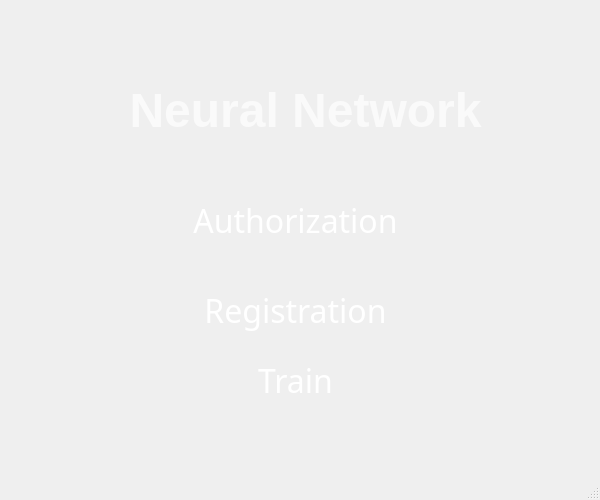
<?xml version="1.0" encoding="UTF-8"?>
<ui version="4.0">
 <class>MainWindow</class>
 <widget class="QMainWindow" name="MainWindow">
  <property name="geometry">
   <rect>
    <x>0</x>
    <y>0</y>
    <width>600</width>
    <height>500</height>
   </rect>
  </property>
  <property name="windowTitle">
   <string>MainWindow</string>
  </property>
  <widget class="QWidget" name="centralwidget">
   <widget class="QPushButton" name="Authorization">
    <property name="geometry">
     <rect>
      <x>100</x>
      <y>190</y>
      <width>391</width>
      <height>61</height>
     </rect>
    </property>
    <property name="font">
     <font>
      <family>Monospac821 BT</family>
      <pointsize>24</pointsize>
     </font>
    </property>
    <property name="styleSheet">
     <string notr="true">color:white;
box-shadow: 4px 4px 5px rgba(250, 50, 50, 0.4);
</string>
    </property>
    <property name="text">
     <string>Authorization</string>
    </property>
    <property name="flat">
     <bool>true</bool>
    </property>
   </widget>
   <widget class="QLabel" name="background">
    <property name="geometry">
     <rect>
      <x>0</x>
      <y>-30</y>
      <width>600</width>
      <height>500</height>
     </rect>
    </property>
    <property name="text">
     <string>&lt;html&gt;&lt;head/&gt;&lt;body&gt;&lt;p&gt;&lt;img src=&quot;:/picture/img/640.jpg&quot;/&gt;&lt;/p&gt;&lt;/body&gt;&lt;/html&gt;</string>
    </property>
    <property name="pixmap">
     <pixmap>img/640.jpg</pixmap>
    </property>
    <property name="scaledContents">
     <bool>false</bool>
    </property>
    <property name="wordWrap">
     <bool>false</bool>
    </property>
    <property name="openExternalLinks">
     <bool>true</bool>
    </property>
   </widget>
   <widget class="QPushButton" name="Registretion">
    <property name="geometry">
     <rect>
      <x>100</x>
      <y>280</y>
      <width>391</width>
      <height>61</height>
     </rect>
    </property>
    <property name="font">
     <font>
      <family>Monospac821 BT</family>
      <pointsize>24</pointsize>
     </font>
    </property>
    <property name="styleSheet">
     <string notr="true">color:white;</string>
    </property>
    <property name="text">
     <string>Registration</string>
    </property>
    <property name="flat">
     <bool>true</bool>
    </property>
   </widget>
   <widget class="QLabel" name="label_2">
    <property name="geometry">
     <rect>
      <x>40</x>
      <y>50</y>
      <width>531</width>
      <height>121</height>
     </rect>
    </property>
    <property name="text">
     <string>&lt;html&gt;&lt;head/&gt;&lt;body&gt;&lt;p align=&quot;center&quot;&gt;&lt;span style=&quot; font-size:36pt; font-weight:600; color:#fafafa;&quot;&gt;Neural Network&lt;/span&gt;&lt;/p&gt;&lt;/body&gt;&lt;/html&gt;</string>
    </property>
   </widget>
   <widget class="QPushButton" name="Train">
    <property name="geometry">
     <rect>
      <x>100</x>
      <y>350</y>
      <width>391</width>
      <height>61</height>
     </rect>
    </property>
    <property name="font">
     <font>
      <family>Monospac821 BT</family>
      <pointsize>24</pointsize>
     </font>
    </property>
    <property name="styleSheet">
     <string notr="true">color:white;</string>
    </property>
    <property name="text">
     <string>Train</string>
    </property>
    <property name="flat">
     <bool>true</bool>
    </property>
   </widget>
   <zorder>background</zorder>
   <zorder>Authorization</zorder>
   <zorder>Registretion</zorder>
   <zorder>label_2</zorder>
   <zorder>Train</zorder>
  </widget>
  <widget class="QMenuBar" name="menubar">
   <property name="geometry">
    <rect>
     <x>0</x>
     <y>0</y>
     <width>600</width>
     <height>21</height>
    </rect>
   </property>
  </widget>
  <widget class="QStatusBar" name="statusbar"/>
 </widget>
 <resources/>
 <connections/>
</ui>
